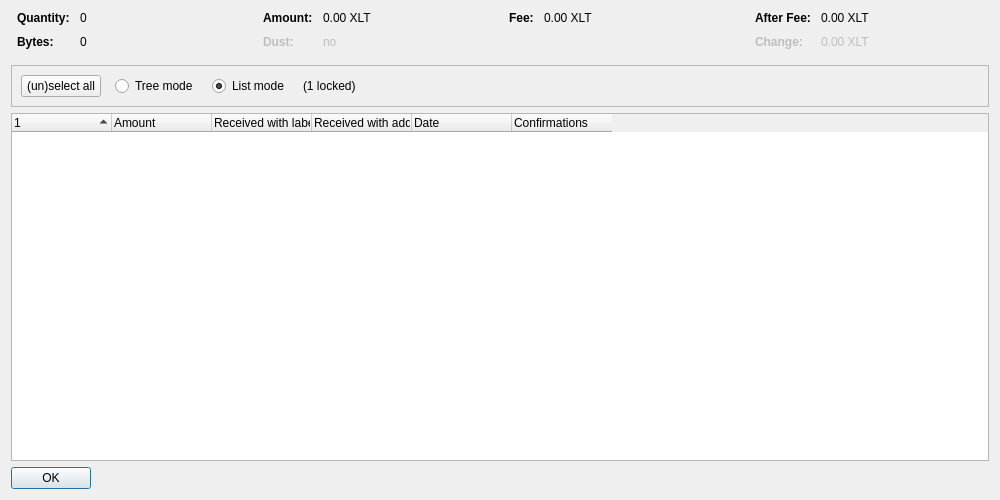
<?xml version="1.0" encoding="UTF-8"?>
<ui version="4.0">
 <class>CoinControlDialog</class>
 <widget class="QDialog" name="CoinControlDialog">
  <property name="geometry">
   <rect>
    <x>0</x>
    <y>0</y>
    <width>1000</width>
    <height>500</height>
   </rect>
  </property>
  <property name="windowTitle">
   <string>Coin Selection</string>
  </property>
  <layout class="QVBoxLayout" name="verticalLayout">
   <item>
    <layout class="QHBoxLayout" name="horizontalLayoutTop" stretch="0,0,0,0">
     <property name="topMargin">
      <number>0</number>
     </property>
     <property name="bottomMargin">
      <number>10</number>
     </property>
     <item>
      <layout class="QFormLayout" name="formLayoutCoinControl1">
       <property name="horizontalSpacing">
        <number>10</number>
       </property>
       <property name="verticalSpacing">
        <number>10</number>
       </property>
       <property name="leftMargin">
        <number>6</number>
       </property>
       <property name="rightMargin">
        <number>6</number>
       </property>
       <item row="0" column="0">
        <widget class="QLabel" name="labelCoinControlQuantityText">
         <property name="font">
          <font>
           <weight>75</weight>
           <bold>true</bold>
          </font>
         </property>
         <property name="text">
          <string>Quantity:</string>
         </property>
        </widget>
       </item>
       <item row="0" column="1">
        <widget class="QLabel" name="labelCoinControlQuantity">
         <property name="cursor">
          <cursorShape>IBeamCursor</cursorShape>
         </property>
         <property name="contextMenuPolicy">
          <enum>Qt::ActionsContextMenu</enum>
         </property>
         <property name="text">
          <string notr="true">0</string>
         </property>
         <property name="textInteractionFlags">
          <set>Qt::LinksAccessibleByMouse|Qt::TextSelectableByKeyboard|Qt::TextSelectableByMouse</set>
         </property>
        </widget>
       </item>
       <item row="1" column="0">
        <widget class="QLabel" name="labelCoinControlBytesText">
         <property name="font">
          <font>
           <weight>75</weight>
           <bold>true</bold>
          </font>
         </property>
         <property name="text">
          <string>Bytes:</string>
         </property>
        </widget>
       </item>
       <item row="1" column="1">
        <widget class="QLabel" name="labelCoinControlBytes">
         <property name="cursor">
          <cursorShape>IBeamCursor</cursorShape>
         </property>
         <property name="contextMenuPolicy">
          <enum>Qt::ActionsContextMenu</enum>
         </property>
         <property name="text">
          <string notr="true">0</string>
         </property>
         <property name="textInteractionFlags">
          <set>Qt::LinksAccessibleByMouse|Qt::TextSelectableByKeyboard|Qt::TextSelectableByMouse</set>
         </property>
        </widget>
       </item>
      </layout>
     </item>
     <item>
      <layout class="QFormLayout" name="formLayoutCoinControl2">
       <property name="horizontalSpacing">
        <number>10</number>
       </property>
       <property name="verticalSpacing">
        <number>10</number>
       </property>
       <property name="leftMargin">
        <number>6</number>
       </property>
       <property name="rightMargin">
        <number>6</number>
       </property>
       <item row="0" column="0">
        <widget class="QLabel" name="labelCoinControlAmountText">
         <property name="font">
          <font>
           <weight>75</weight>
           <bold>true</bold>
          </font>
         </property>
         <property name="text">
          <string>Amount:</string>
         </property>
        </widget>
       </item>
       <item row="0" column="1">
        <widget class="QLabel" name="labelCoinControlAmount">
         <property name="cursor">
          <cursorShape>IBeamCursor</cursorShape>
         </property>
         <property name="contextMenuPolicy">
          <enum>Qt::ActionsContextMenu</enum>
         </property>
         <property name="text">
          <string notr="true">0.00 XLT</string>
         </property>
         <property name="textInteractionFlags">
          <set>Qt::LinksAccessibleByMouse|Qt::TextSelectableByKeyboard|Qt::TextSelectableByMouse</set>
         </property>
        </widget>
       </item>
       <item row="1" column="0">
        <widget class="QLabel" name="labelCoinControlLowOutputText">
         <property name="enabled">
          <bool>false</bool>
         </property>
         <property name="font">
          <font>
           <weight>75</weight>
           <bold>true</bold>
          </font>
         </property>
         <property name="text">
          <string>Dust:</string>
         </property>
        </widget>
       </item>
       <item row="1" column="1">
        <widget class="QLabel" name="labelCoinControlLowOutput">
         <property name="enabled">
          <bool>false</bool>
         </property>
         <property name="cursor">
          <cursorShape>IBeamCursor</cursorShape>
         </property>
         <property name="contextMenuPolicy">
          <enum>Qt::ActionsContextMenu</enum>
         </property>
         <property name="text">
          <string notr="true">no</string>
         </property>
         <property name="textInteractionFlags">
          <set>Qt::LinksAccessibleByMouse|Qt::TextSelectableByKeyboard|Qt::TextSelectableByMouse</set>
         </property>
        </widget>
       </item>
      </layout>
     </item>
     <item>
      <layout class="QFormLayout" name="formLayoutCoinControl3">
       <property name="horizontalSpacing">
        <number>10</number>
       </property>
       <property name="verticalSpacing">
        <number>10</number>
       </property>
       <property name="leftMargin">
        <number>6</number>
       </property>
       <property name="rightMargin">
        <number>6</number>
       </property>
       <item row="0" column="0">
        <widget class="QLabel" name="labelCoinControlFeeText">
         <property name="font">
          <font>
           <weight>75</weight>
           <bold>true</bold>
          </font>
         </property>
         <property name="text">
          <string>Fee:</string>
         </property>
        </widget>
       </item>
       <item row="0" column="1">
        <widget class="QLabel" name="labelCoinControlFee">
         <property name="cursor">
          <cursorShape>IBeamCursor</cursorShape>
         </property>
         <property name="contextMenuPolicy">
          <enum>Qt::ActionsContextMenu</enum>
         </property>
         <property name="text">
          <string notr="true">0.00 XLT</string>
         </property>
         <property name="textInteractionFlags">
          <set>Qt::LinksAccessibleByMouse|Qt::TextSelectableByKeyboard|Qt::TextSelectableByMouse</set>
         </property>
        </widget>
       </item>
      </layout>
     </item>
     <item>
      <layout class="QFormLayout" name="formLayoutCoinControl4">
       <property name="horizontalSpacing">
        <number>10</number>
       </property>
       <property name="verticalSpacing">
        <number>10</number>
       </property>
       <property name="leftMargin">
        <number>6</number>
       </property>
       <property name="rightMargin">
        <number>6</number>
       </property>
       <item row="0" column="0">
        <widget class="QLabel" name="labelCoinControlAfterFeeText">
         <property name="font">
          <font>
           <weight>75</weight>
           <bold>true</bold>
          </font>
         </property>
         <property name="text">
          <string>After Fee:</string>
         </property>
        </widget>
       </item>
       <item row="0" column="1">
        <widget class="QLabel" name="labelCoinControlAfterFee">
         <property name="cursor">
          <cursorShape>IBeamCursor</cursorShape>
         </property>
         <property name="contextMenuPolicy">
          <enum>Qt::ActionsContextMenu</enum>
         </property>
         <property name="text">
          <string notr="true">0.00 XLT</string>
         </property>
         <property name="textInteractionFlags">
          <set>Qt::LinksAccessibleByMouse|Qt::TextSelectableByKeyboard|Qt::TextSelectableByMouse</set>
         </property>
        </widget>
       </item>
       <item row="1" column="0">
        <widget class="QLabel" name="labelCoinControlChangeText">
         <property name="enabled">
          <bool>false</bool>
         </property>
         <property name="font">
          <font>
           <weight>75</weight>
           <bold>true</bold>
          </font>
         </property>
         <property name="text">
          <string>Change:</string>
         </property>
        </widget>
       </item>
       <item row="1" column="1">
        <widget class="QLabel" name="labelCoinControlChange">
         <property name="enabled">
          <bool>false</bool>
         </property>
         <property name="cursor">
          <cursorShape>IBeamCursor</cursorShape>
         </property>
         <property name="contextMenuPolicy">
          <enum>Qt::ActionsContextMenu</enum>
         </property>
         <property name="text">
          <string notr="true">0.00 XLT</string>
         </property>
         <property name="textInteractionFlags">
          <set>Qt::LinksAccessibleByMouse|Qt::TextSelectableByKeyboard|Qt::TextSelectableByMouse</set>
         </property>
        </widget>
       </item>
      </layout>
     </item>
    </layout>
   </item>
   <item>
    <widget class="QFrame" name="frame">
     <property name="minimumSize">
      <size>
       <width>0</width>
       <height>40</height>
      </size>
     </property>
     <property name="frameShape">
      <enum>QFrame::StyledPanel</enum>
     </property>
     <property name="frameShadow">
      <enum>QFrame::Sunken</enum>
     </property>
     <layout class="QHBoxLayout" name="horizontalLayout">
      <item>
       <layout class="QHBoxLayout" name="horizontalLayoutPanel" stretch="0,0,0,0,0">
        <property name="spacing">
         <number>14</number>
        </property>
        <item>
         <widget class="QPushButton" name="pushButtonSelectAll">
          <property name="sizePolicy">
           <sizepolicy hsizetype="Maximum" vsizetype="Fixed">
            <horstretch>0</horstretch>
            <verstretch>0</verstretch>
           </sizepolicy>
          </property>
          <property name="text">
           <string>(un)select all</string>
          </property>
          <property name="autoDefault">
           <bool>false</bool>
          </property>
         </widget>
        </item>
        <item>
         <widget class="QRadioButton" name="radioTreeMode">
          <property name="sizePolicy">
           <sizepolicy hsizetype="Maximum" vsizetype="Fixed">
            <horstretch>0</horstretch>
            <verstretch>0</verstretch>
           </sizepolicy>
          </property>
          <property name="text">
           <string>Tree mode</string>
          </property>
         </widget>
        </item>
        <item>
         <widget class="QRadioButton" name="radioListMode">
          <property name="sizePolicy">
           <sizepolicy hsizetype="Maximum" vsizetype="Fixed">
            <horstretch>0</horstretch>
            <verstretch>0</verstretch>
           </sizepolicy>
          </property>
          <property name="text">
           <string>List mode</string>
          </property>
          <property name="checked">
           <bool>true</bool>
          </property>
         </widget>
        </item>
        <item>
         <widget class="QLabel" name="labelLocked">
          <property name="text">
           <string notr="true">(1 locked)</string>
          </property>
         </widget>
        </item>
        <item>
         <spacer name="horizontalSpacer">
          <property name="orientation">
           <enum>Qt::Horizontal</enum>
          </property>
          <property name="sizeHint" stdset="0">
           <size>
            <width>40</width>
            <height>20</height>
           </size>
          </property>
         </spacer>
        </item>
       </layout>
      </item>
     </layout>
    </widget>
   </item>
   <item>
    <widget class="CoinControlTreeWidget" name="treeWidget">
     <property name="contextMenuPolicy">
      <enum>Qt::CustomContextMenu</enum>
     </property>
     <property name="sortingEnabled">
      <bool>false</bool>
     </property>
     <property name="columnCount">
      <number>6</number>
     </property>
     <attribute name="headerShowSortIndicator" stdset="0">
      <bool>true</bool>
     </attribute>
     <attribute name="headerStretchLastSection">
      <bool>false</bool>
     </attribute>
     <column>
      <property name="text">
       <string/>
      </property>
     </column>
     <column>
      <property name="text">
       <string>Amount</string>
      </property>
     </column>
     <column>
      <property name="text">
       <string>Received with label</string>
      </property>
     </column>
     <column>
      <property name="text">
       <string>Received with address</string>
      </property>
     </column>
     <column>
      <property name="text">
       <string>Date</string>
      </property>
     </column>
     <column>
      <property name="text">
       <string>Confirmations</string>
      </property>
      <property name="toolTip">
       <string>Confirmed</string>
      </property>
     </column>
     <column>
      <property name="text">
       <string/>
      </property>
     </column>
     <column>
      <property name="text">
       <string/>
      </property>
     </column>
     <column>
      <property name="text">
       <string/>
      </property>
     </column>
     <column>
      <property name="text">
       <string/>
      </property>
     </column>
    </widget>
   </item>
   <item>
    <widget class="QDialogButtonBox" name="buttonBox">
     <property name="sizePolicy">
      <sizepolicy hsizetype="Maximum" vsizetype="Fixed">
       <horstretch>0</horstretch>
       <verstretch>0</verstretch>
      </sizepolicy>
     </property>
     <property name="orientation">
      <enum>Qt::Horizontal</enum>
     </property>
     <property name="standardButtons">
      <set>QDialogButtonBox::Ok</set>
     </property>
    </widget>
   </item>
  </layout>
 </widget>
 <customwidgets>
  <customwidget>
   <class>CoinControlTreeWidget</class>
   <extends>QTreeWidget</extends>
   <header>qt/coincontroltreewidget.h</header>
  </customwidget>
 </customwidgets>
 <resources/>
 <connections/>
</ui>
